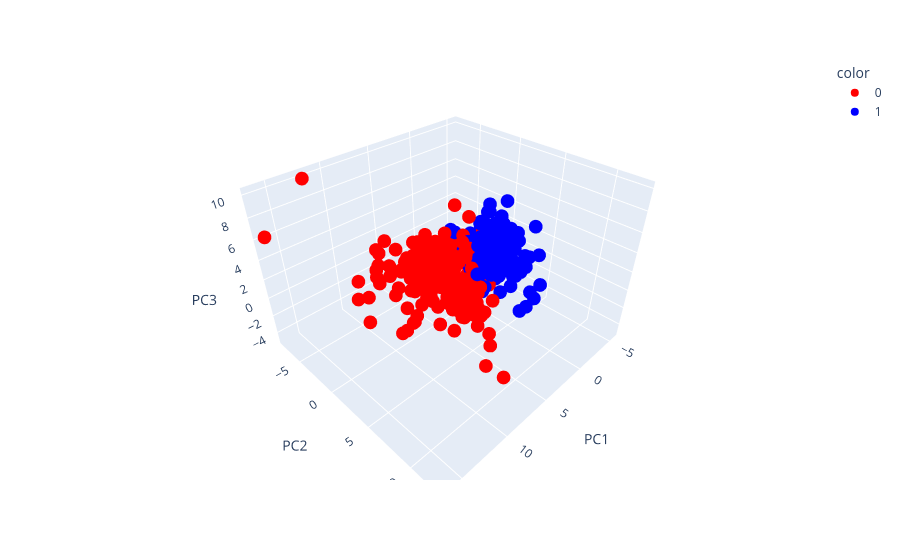

Notebook code for this chart:
### Code cell
pca_df = pd.DataFrame(
    data_pca,
    columns=['PC1', 'PC2', 'PC3']
)

pca_df['target'] = cancer_dataset['target']

fig = px.scatter_3d(
    pca_df,
    x='PC1',
    y='PC2',
    z='PC3',
    color=pca_df['target'].astype(str),
    color_discrete_map={
        '0': 'red',
        '1': 'blue'
    }
)

fig.show()

### Figure 1 — Plotly figure (JSON) as saved in the notebook; plotly's stock layout.template omitted (floating-point values rounded to 4 significant figures; data arrays with more than 128 entries replaced by an {"elided": "..."} marker saying what was removed)
{"data": [{"hovertemplate": "color=0<br>PC1=%{x}<br>PC2=%{y}<br>PC3=%{z}<extra></extra>", "legendgroup": "0", "marker": {"color": "red", "symbol": "circle"}, "mode": "markers", "name": "0", "scene": "scene", "showlegend": true, "type": "scatter3d", "x": {"elided": "212 float values"}, "y": {"elided": "212 float values"}, "z": {"elided": "212 float values"}}, {"hovertemplate": "color=1<br>PC1=%{x}<br>PC2=%{y}<br>PC3=%{z}<extra></extra>", "legendgroup": "1", "marker": {"color": "blue", "symbol": "circle"}, "mode": "markers", "name": "1", "scene": "scene", "showlegend": true, "type": "scatter3d", "x": {"elided": "357 float values"}, "y": {"elided": "357 float values"}, "z": {"elided": "357 float values"}}], "layout": {"legend": {"title": {"text": "color"}, "tracegroupgap": 0}, "margin": {"t": 60}, "scene": {"domain": {"x": [0, 1], "y": [0, 1]}, "xaxis": {"title": {"text": "PC1"}}, "yaxis": {"title": {"text": "PC2"}}, "zaxis": {"title": {"text": "PC3"}}}}}
